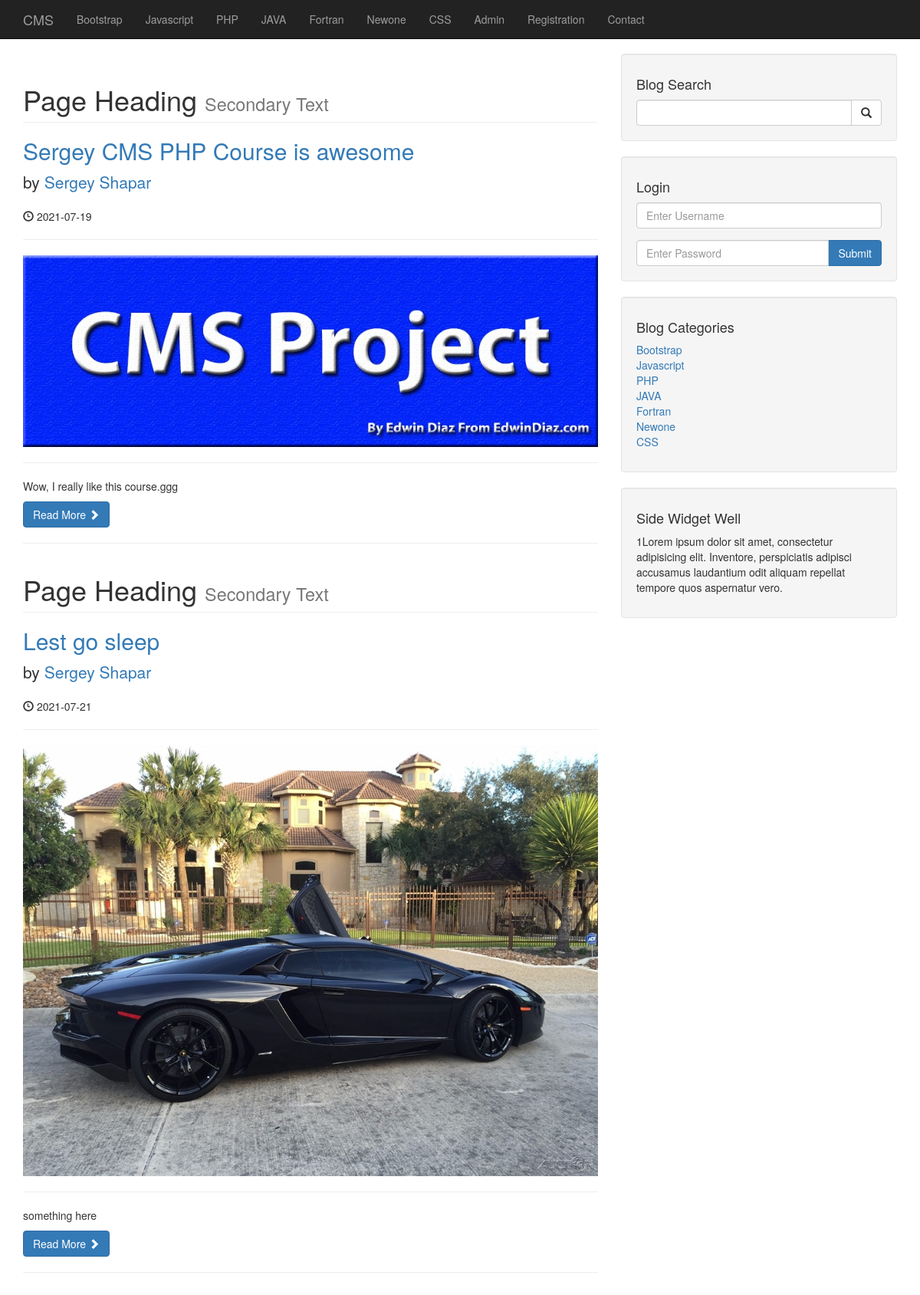
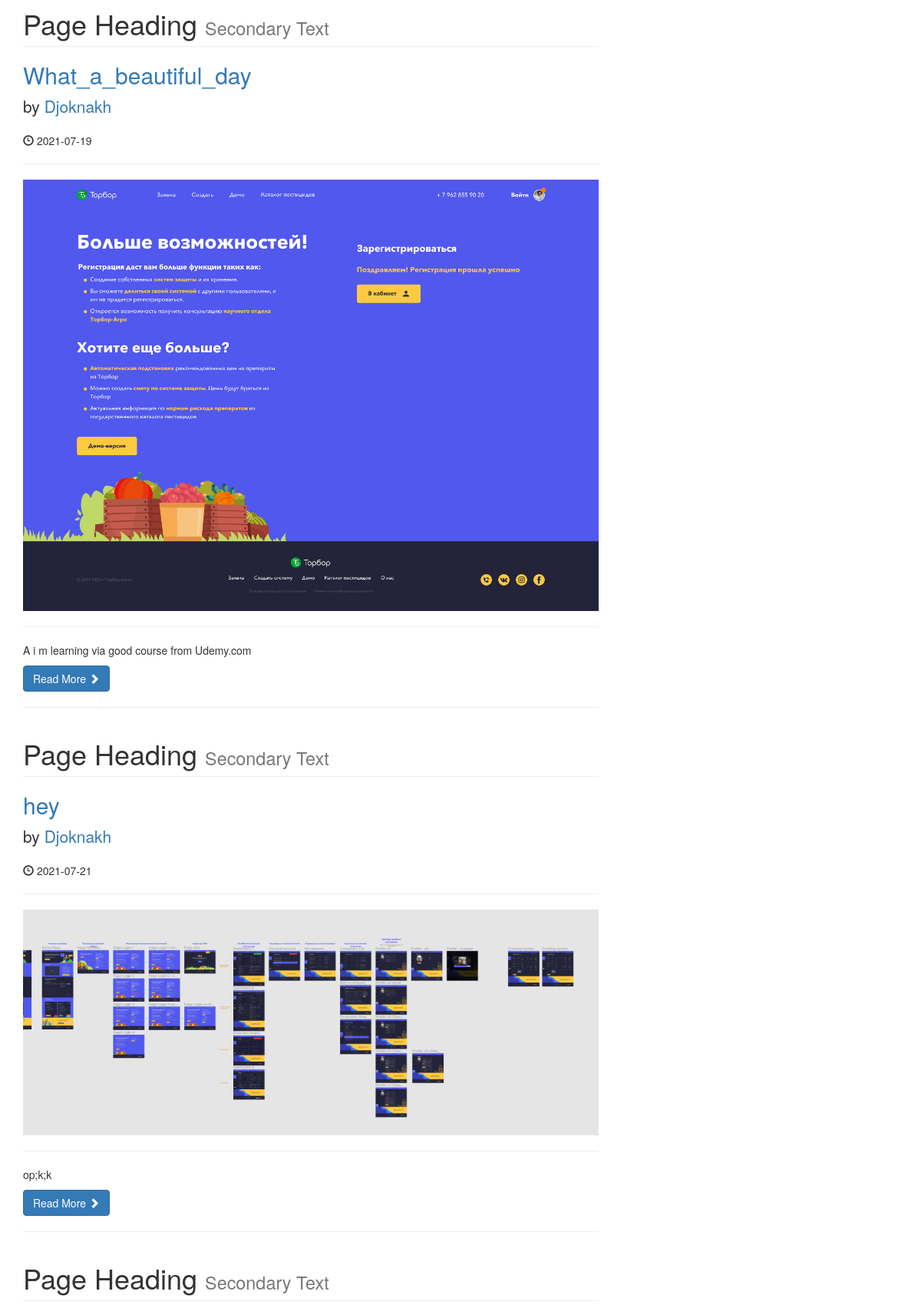
The page / (upper part) on the database its author committed (2 pictures, top to bottom).
### tables this page shows
CREATE TABLE `categories` (
  `cat_id` int(4) NOT NULL,
  `cat_title` varchar(255) NOT NULL
);

CREATE TABLE `posts` (
  `post_id` int(3) NOT NULL,
  `post_category_id` int(3) NOT NULL,
  `post_title` varchar(255) NOT NULL,
  `post_author` varchar(255) NOT NULL,
  `post_date` date NOT NULL,
  `post_image` text NOT NULL,
  `post_content` text NOT NULL,
  `post_tags` varchar(255) NOT NULL,
  `post_comment_count` int(11) NOT NULL,
  `post_status` varchar(255) NOT NULL DEFAULT 'draft',
  `post_views_count` int(11) NOT NULL
);

### index.php (the view, shortened to what this page needs)
<?php include "includes/header.php"; ?>
<?php include "includes/db.php"; ?>
<body>
    <?php
    include "includes/navigation.php";
    ?>
    <div class="container">
        <div class="row">
            <div class="col-md-8">
                <?php
                $query = "SELECT * FROM posts";
                $select_all_posts_query = mysqli_query($connection,$query);
                while ($row = mysqli_fetch_assoc($select_all_posts_query)) {
                    $post_id = $row['post_id'];
                    $post_title = $row['post_title'];
                    $post_author = $row['post_author'];
                    $post_date = $row['post_date'];
                    $post_image = $row['post_image'];
                    $post_content = substr($row['post_content'],0,100);
                    ?>
                <h1 class="page-header">
                    Page Heading
                    <small>Secondary Text</small>
                </h1>
                <h2>
                    <a href="post.php?p_id=<?php echo $post_id;?>"><?php echo $post_title ?></a>
                </h2>
                <p class="lead">
                    by <a href="author_post.php?author=<?php echo $post_author ?>&p_id=<?php echo $post_id ?>"><?php echo $post_author ?></a>
                </p>
                <p><span class="glyphicon glyphicon-time"></span> <?php echo $post_date ?> </p>
                <hr>
                    <a href="post.php?p_id=<?php echo $post_id;?>">
                <img  class="img-responsive" src="img/<?php echo $post_image ?>" alt="">
                    </a>
                <hr>
                <p><?php echo $post_content ?></p>
                <a class="btn btn-primary" href="post.php?p_id=<?php echo $post_id;?>">Read More <span class="glyphicon glyphicon-chevron-right"></span></a>
                <hr>
               <?php }?>
            </div>
            <?php
            include "includes/sidebar.php";
            ?>
        </div>
   <?php
    include "includes/footer.php";
    ?>

### includes/navigation.php (shortened to what this page needs)
<nav class="navbar navbar-inverse navbar-fixed-top" role="navigation">
        <div class="container">
            <div class="navbar-header">
                <a class="navbar-brand" href="index.php">CMS</a>
            </div>
            <div class="collapse navbar-collapse" id="bs-example-navbar-collapse-1">
                <ul class="nav navbar-nav">
            <?php
               $query = "SELECT * FROM categories";
               $select_all_categories_query = mysqli_query($connection,$query);
               while ($row = mysqli_fetch_assoc($select_all_categories_query)) {
                   $cat_title = $row['cat_title'];
                   echo "<li><a href='#'>{$cat_title}</a></li>";
               }
               ?>
                    <li>
                       <a href="admin">Admin</a>
                    </li>
                    <li>
                       <a href="registration.php">Registration</a>
                    </li>
                    <li>
                       <a href="contact.php">Contact</a>
                    </li>
                </ul>
            </div>
        </div>
    </nav>

### includes/sidebar.php
<div class="col-md-4">
    <div class="well">
        <h4>Blog Search</h4>
        <form action="search.php" method="post">
        <div class="input-group">
            <input name="search" type="text" class="form-control">
            <span class="input-group-btn">
                            <button name="submit" class="btn btn-default" type="submit">
                                <span class="glyphicon glyphicon-search"></span>
                        </button>
                        </span>
        </div>
        </form>
    </div>
    <div class="well">
        <h4>Login</h4>
        <form action="includes/login.php" method="post">
            <div class="form-group">
                <input name="username" type="text" class="form-control" placeholder="Enter Username">
            </div>
            <div class="input-group">
                <input name="password" type="password" class="form-control" placeholder="Enter Password">
                <span class="input-group-btn">
                    <button class="btn btn-primary" name="login" type="submit">Submit</button>
                </span>
            </div>
        </form>
    </div>
    <div class="well">
        <?php
        $query = "SELECT * FROM categories";
        $select_categories_sidebar = mysqli_query($connection, $query);
        ?>
        <h4>Blog Categories</h4>
        <div class="row">
            <div class="col-lg-12">
                <ul class="list-unstyled">
                    <?php
                    while ($row=mysqli_fetch_assoc($select_categories_sidebar)) {
                        $cat_title = $row['cat_title'];
                        $cat_id = $row['cat_id'];
                        echo "<li><a href='category.php?category={$cat_id}'>{$cat_title}</a></li>";
                    }
                    ?>
                </ul>
            </div>
        </div>
    </div>
    <?php include "widget.php" ?>
</div>

### css/blog-home.css (style rules this page uses)
body { padding-top: 70px; }

### rows shown on the page
categories: cat_title "Bootstrap"
categories: cat_title "Javascript"
categories: cat_title "PHP"
categories: cat_title "JAVA"
categories: cat_title "Fortran"
categories: cat_title "Newone"
categories: cat_title "CSS"
posts: post_title "Sergey CMS PHP Course is awesome", post_author "Sergey Shapar", post_date "2021-07-19", post_image (picture), post_content "Wow, I really like this course.ggg"
posts: post_title "Lest go sleep", post_author "Sergey Shapar", post_date "2021-07-21", post_image (picture), post_content "something here"
posts: post_title "What_a_beautiful_day", post_author "Djoknakh", post_date "2021-07-19", post_image (picture), post_content "A i m learning via good course from Udemy.com"
posts: post_title "hey", post_author "Djoknakh", post_date "2021-07-21", post_image (picture), post_content "op;k;k"
